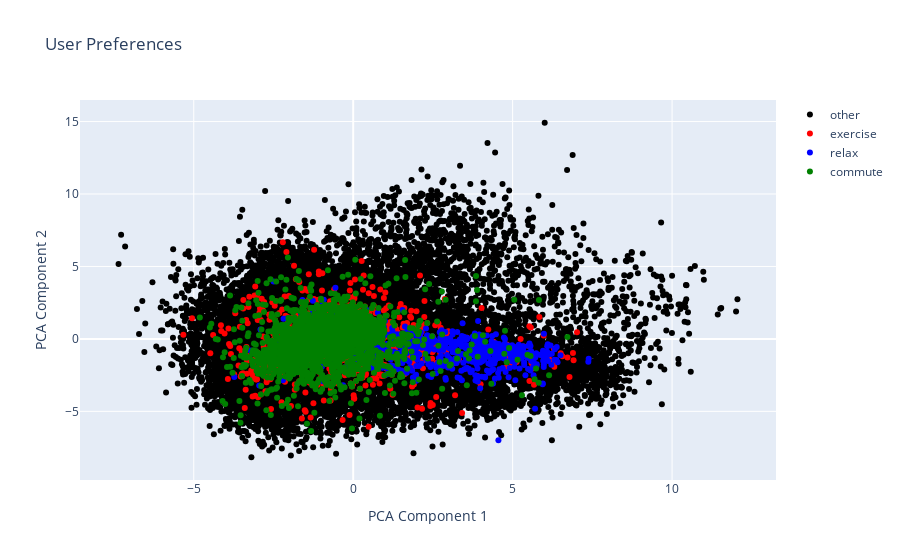

The notebook cell this image was saved under:
### Code cell
visualize_user_preferences(users_data[1])

### Figure 1 — Plotly figure (JSON) as saved in the notebook; plotly's stock layout.template omitted (floating-point values rounded to 4 significant figures; data arrays with more than 128 entries replaced by an {"elided": "..."} marker saying what was removed)
{"data": [{"marker": {"color": "black"}, "mode": "markers", "name": "other", "type": "scatter", "x": {"elided": "22188 float values"}, "y": {"elided": "22188 float values"}}, {"marker": {"color": "red"}, "mode": "markers", "name": "exercise", "type": "scatter", "x": {"elided": "2023 float values"}, "y": {"elided": "2023 float values"}}, {"marker": {"color": "blue"}, "mode": "markers", "name": "relax", "type": "scatter", "x": {"elided": "593 float values"}, "y": {"elided": "593 float values"}}, {"marker": {"color": "green"}, "mode": "markers", "name": "commute", "type": "scatter", "x": {"elided": "1862 float values"}, "y": {"elided": "1862 float values"}}], "layout": {"title": {"text": "User Preferences"}, "xaxis": {"title": {"text": "PCA Component 1"}}, "yaxis": {"title": {"text": "PCA Component 2"}}}}
